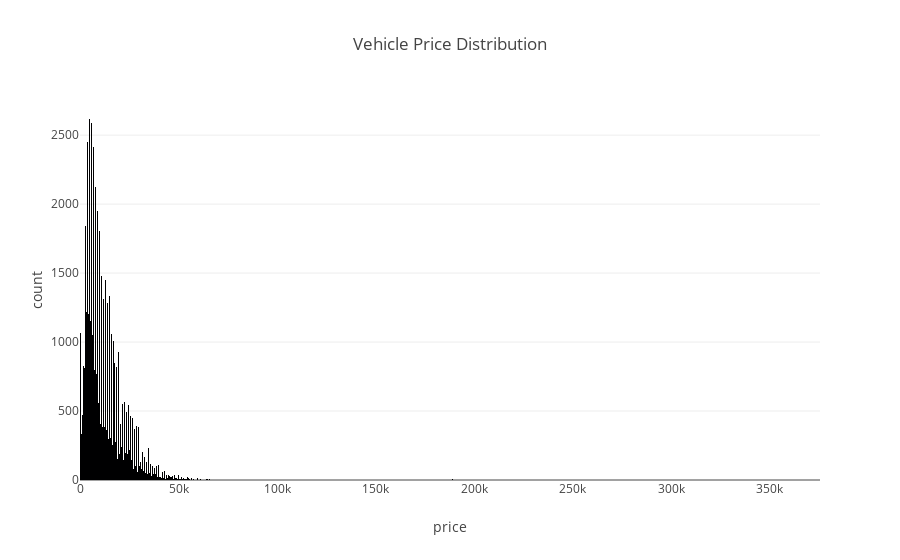

Source (notebook cell):
### Code cell
# distribution of vehicle prices and odometer readings
fig = px.histogram(df, x='price', title='Vehicle Price Distribution')
fig.show()

### Figure 1 — Plotly figure (JSON) as saved in the notebook; plotly's stock layout.template omitted (floating-point values rounded to 4 significant figures; data arrays with more than 128 entries replaced by an {"elided": "..."} marker saying what was removed)
{"data": [{"bingroup": "x", "hovertemplate": "price=%{x}<br>count=%{y}<extra></extra>", "legendgroup": "", "marker": {"color": "#000001", "pattern": {"shape": ""}}, "name": "", "orientation": "v", "showlegend": false, "type": "histogram", "x": {"elided": "51525 int values"}, "xaxis": "x", "yaxis": "y"}], "layout": {"barmode": "relative", "legend": {"tracegroupgap": 0}, "title": {"text": "Vehicle Price Distribution"}, "xaxis": {"anchor": "y", "domain": [0, 1], "title": {"text": "price"}}, "yaxis": {"anchor": "x", "domain": [0, 1], "title": {"text": "count"}}}}
